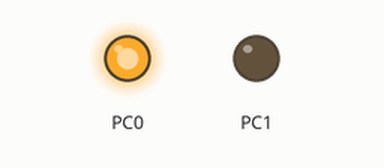
This program was run on a simulated ATmega328P, built with avr-gcc and emulated at 16 MHz. On the bench: output pins drawn as LEDs (lit = HIGH).

Above: at 1.0 s.
At 2.05 s:
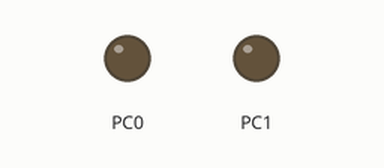
At 3.1 s:
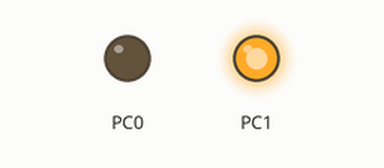
Timing chart, 0 to 5.5 s (numbered marks = the images above):
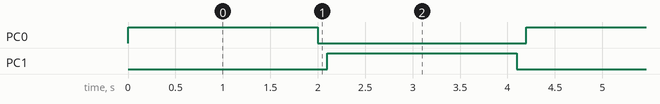

The program:

main.c
```c
#define F_CPU 16000000UL
#include <avr/io.h>
#include <util/delay.h>

int main(void)
{
   DDRC= (1<<PC0) | (1<<PC1);

    while (1)
    {
		PORTC |= (1 << PC0);
		_delay_ms(2000);
		PORTC &= ~(1 << PC0);
		_delay_ms(100);
		PORTC |= (1 << PC1);
		_delay_ms(2000);
		PORTC &= ~(1 << PC1);
		_delay_ms(100);
	}
}
```

Measured:
- by itself, PC0, PC1: alternates HIGH for 2.0 s and LOW for 2.2 s
- by itself, everything shown: repeats every 4.2 s, in 4 steps
